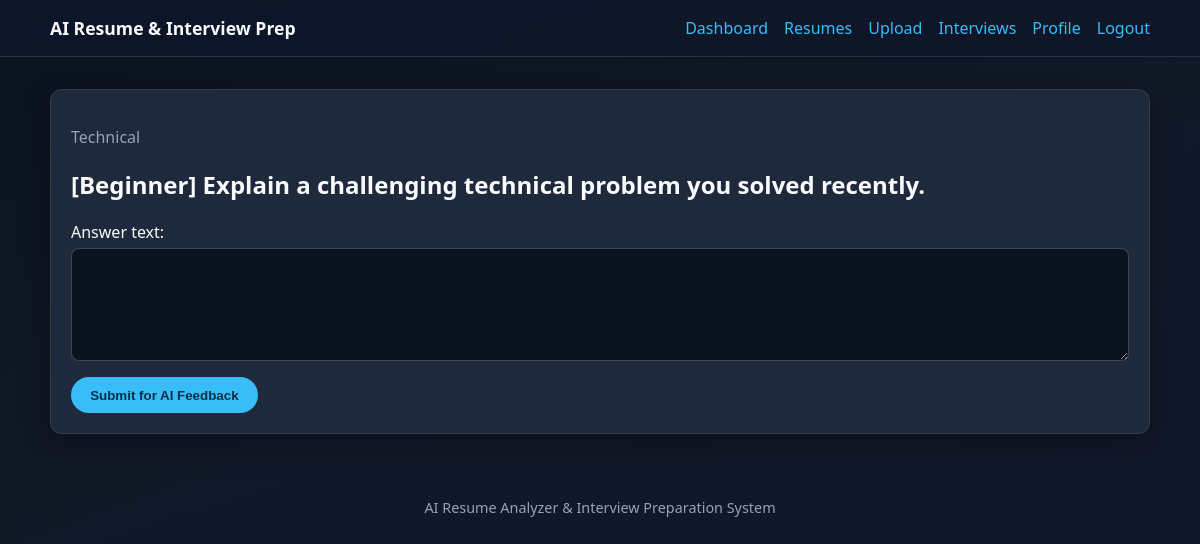
The app's page /interviews/questions/1/answer/ (signed in) with its own data.
### interviews/models.py (models this page shows, shortened)
class InterviewQuestion(models.Model):
    QUESTION_TYPES = [
        ("technical", "Technical"),
        ("behavioral", "Behavioral"),
        ("hr", "HR"),
    ]
    session = models.ForeignKey(InterviewSession, on_delete=models.CASCADE, related_name="questions")
    question_type = models.CharField(max_length=20, choices=QUESTION_TYPES)
    question_text = models.TextField()
    order = models.PositiveSmallIntegerField(default=0)
    class Meta:
        ordering = ["order"]

### interviews/views.py (the view)
# urls.py: path("questions/<int:pk>/answer/", views.answer_question, name="answer"),
@login_required
def answer_question(request, pk):
    question = get_object_or_404(
        InterviewQuestion,
        pk=pk,
        session__user=request.user,
    )
    if request.method == "POST":
        form = AnswerForm(request.POST)
        if form.is_valid():
            evaluation = evaluate_response(
                question.question_text,
                form.cleaned_data["answer_text"],
                question.session.target_role,
            )
            InterviewResponse.objects.update_or_create(
                question=question,
                defaults={
                    "answer_text": form.cleaned_data["answer_text"],
                    "confidence_score": evaluation.get("confidence_score", 0),
                    "relevance_score": evaluation.get("relevance_score", 0),
                    "completeness_score": evaluation.get("completeness_score", 0),
                    "overall_score": evaluation.get("overall_score", 0),
                    "feedback": evaluation.get("feedback", ""),
                    "suggestions": evaluation.get("suggestions", []),
                },
            )
            messages.success(request, "Answer submitted and evaluated.")
            return redirect("interviews:session_detail", pk=question.session_id)
    else:
        existing = getattr(question, "response", None)
        form = AnswerForm(initial={"answer_text": existing.answer_text if existing else ""})
    return render(
        request,
        "interviews/answer.html",
        {"question": question, "form": form, "response": getattr(question, "response", None)},
    )

### interviews/forms.py
class AnswerForm(forms.Form):
    answer_text = forms.CharField(widget=forms.Textarea(attrs={"rows": 6}))

### templates/interviews/answer.html (shortened to what this page needs)
{% extends "base.html" %}
{% block content %}
<section class="card">
  <p class="muted">{{ question.get_question_type_display }}</p>
  <h2>{{ question.question_text }}</h2>
  <form method="post" style="margin-top: 1rem;">
    {{ form.as_p }}
    <button class="btn" type="submit">Submit for AI Feedback</button>
  </form>
</section>
{% endblock %}

### static/css/style.css (style rules this page uses)
:root { --bg: #0f172a; --surface: #1e293b; --surface-light: #334155; --text: #f8fafc; --muted: #94a3b8; --primary: #38bdf8; --primary-dark: #0ea5e9; --success: #4ade80; --warning: #fbbf24; --danger: #f87171; --radius: 12px; --shadow: 0 10px 30px rgba(0, 0, 0, 0.25); }
* { box-sizing: border-box; }
body { margin: 0; font-family: "Segoe UI", Tahoma, Geneva, Verdana, sans-serif; background: linear-gradient(160deg, #0b1220 0%, #111827 45%, #0f172a 100%); color: var(--text); min-height: 100vh; }
.card { background: var(--surface); border: 1px solid rgba(148, 163, 184, 0.15); border-radius: var(--radius); padding: 1.25rem; box-shadow: var(--shadow); }
.muted { color: var(--muted); }
.btn { display: inline-block; border: none; border-radius: 999px; padding: 0.65rem 1.2rem; background: var(--primary); color: #082f49; font-weight: 600; cursor: pointer; }
form p { display: flex; flex-direction: column; gap: 0.35rem; }
input, textarea, select { width: 100%; padding: 0.65rem 0.75rem; border-radius: 8px; border: 1px solid rgba(148, 163, 184, 0.35); background: #0b1220; color: var(--text); }

### records on screen
InterviewQuestion: question_type "Technical", question_text "[Beginner] Explain a challenging technical problem you solved recently."
